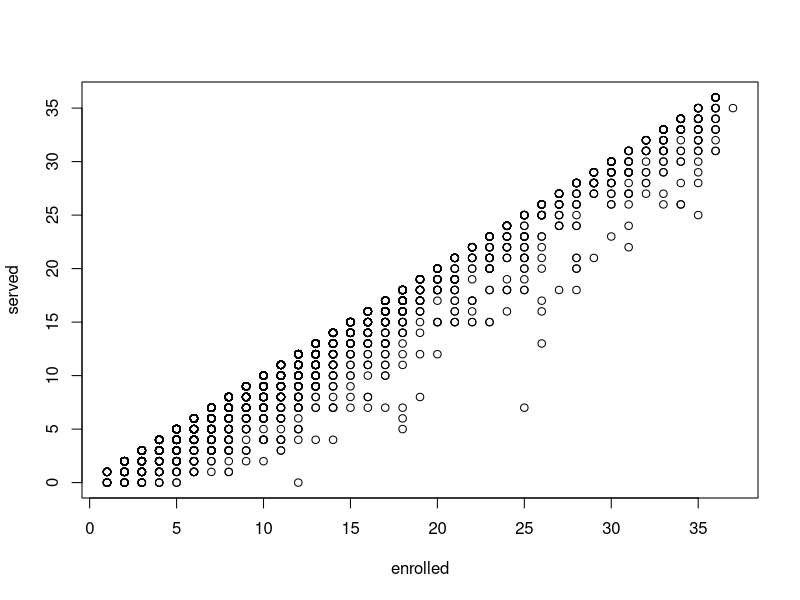
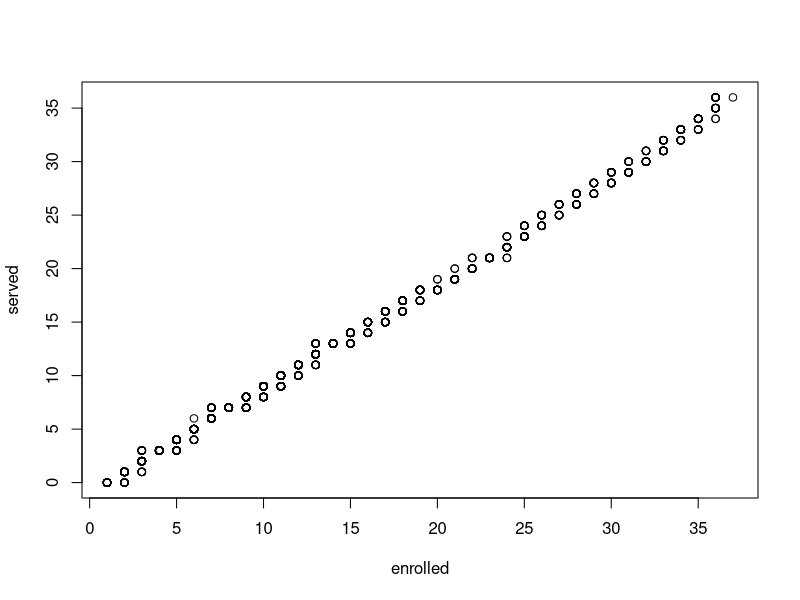
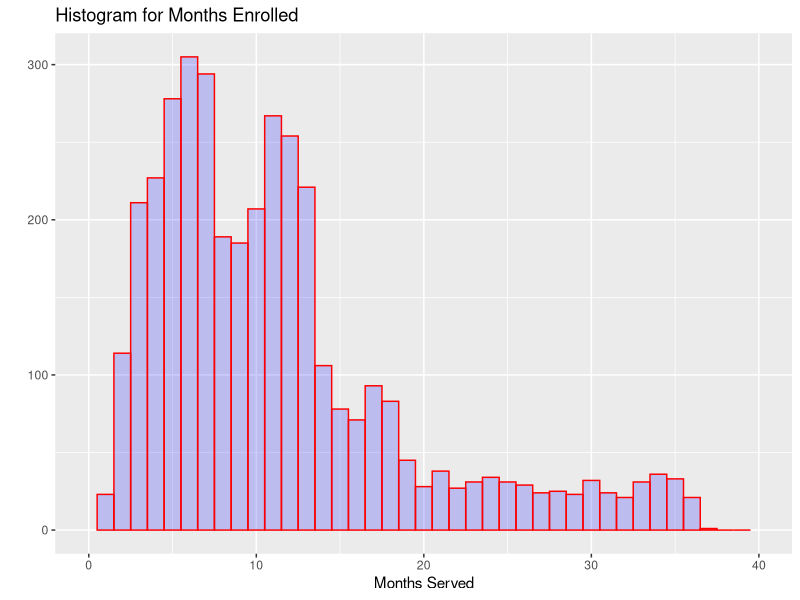
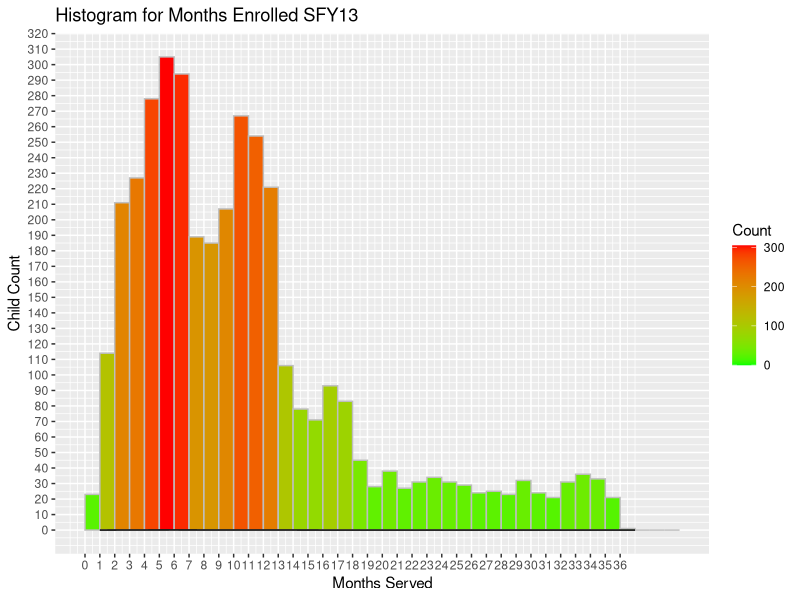
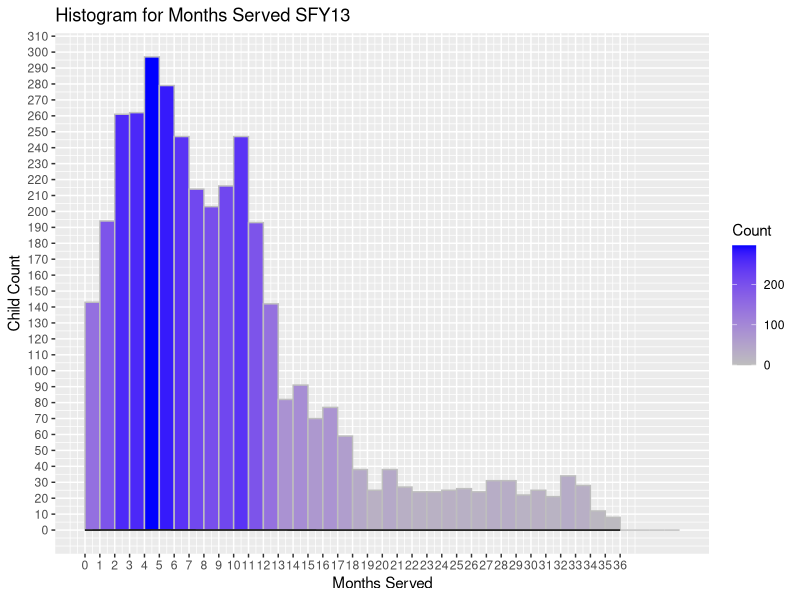
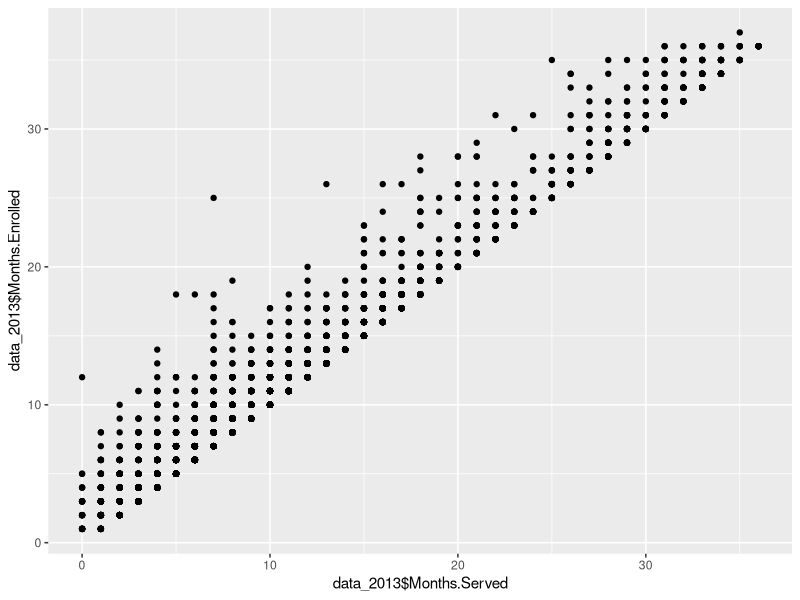

These charts were generated, in order, by the following R code:

# Install ggplot2 package
install.packages("ggplot2")

# Load the package
library(ggplot2)

# Read in the data
data_2013=read.csv("SUCCESS Initiative Query SFY 13.csv",header=TRUE)

# Set up the x y variables
enrolled <- (data_2013$Months.Enrolled)
served <- (data_2013$Months.Served)

# Bivariate Analysis
plot(enrolled,served)

# Bivariate Analysis without outliners
qqplot(enrolled,served)

# Children in Enrolled
qplot(data_2013$Months.Enrolled,
      geom="histogram",
      binwidth = 1,  
      main = "Histogram for Months Enrolled", 
      xlab = "Months Served",  
      fill=I("blue"), 
      col=I("red"), 
      alpha=I(.2),
      xlim=c(0,40))

mean(data_2013$Months.Enrolled)
sd(data_2013$Months.Enrolled)

ggplot(data=data_2013, aes(data_2013$Months.Enrolled)) + 
  geom_histogram(breaks=seq(0, 40, by =1), 
                 col="gray", 
                 aes(fill=..count..)) +
  scale_fill_gradient("Count", low = "green", high = "red") +
  geom_density(col=1) + labs(title="Histogram for Months Enrolled SFY13") + scale_x_continuous(breaks=seq(0,36,1)) +
  scale_y_continuous(breaks=seq(0,350,10)) +
  labs(x="Months Served", y="Child Count")


ggplot(data=data_2013, aes(data_2013$Months.Served)) + 
  geom_histogram(breaks=seq(0, 40, by =1), 
                 col="gray",
                 labels=TRUE,
                 aes(fill=..count..)) +
  scale_fill_gradient("Count", low = "gray", high = "blue") +
  geom_density(col=1) + labs(title="Histogram for Months Served SFY13") + scale_x_continuous(breaks=seq(0,36,1)) +
  scale_y_continuous(breaks=seq(0,350,10)) +
  labs(x="Months Served", y="Child Count")


ggplot(data_2013, aes(x = data_2013$Months.Served, y = data_2013$Months.Enrolled)) + geom_point()


